Frame 1 (no input): blank canvas, image omitted
Frame 60 (no input): blank canvas, image omitted
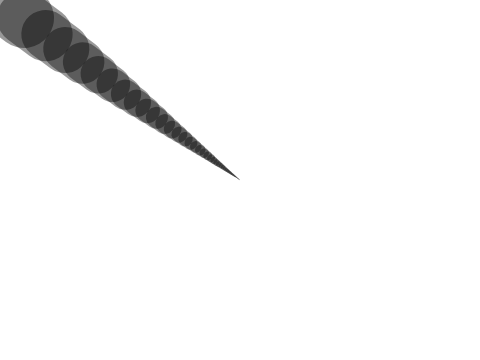
Frame 120 (the mouse pressed at the canvas centre since frame 60)

The p5.js sketch whose frames 1 and 60 were blank and that drew this single picture after the mouse press (run headless with seeded random() and noise() and a simulated clock; from frame 60 on, the mouse is pressed at the canvas centre):

// p5.js sketch
// ── sketch.js
let x = 0;
let y = 0;
let px = 0; // 이전 mouseX 좌표
let py = 0; // 이전 mouseY 좌표
let easing = 0.1;

function setup(){
  createCanvas(480, 360);
  stroke(0, 102);
}

function draw(){
  let targetX = mouseX;
  let targetY = mouseY;
  x += (targetX - x) * easing;
  y += (targetY - y) * easing;

  let weight = dist(x, y, px, py);
  strokeWeight(weight * 2);
  line(x, y, px, py);
  px = x;
  py = y;
}
